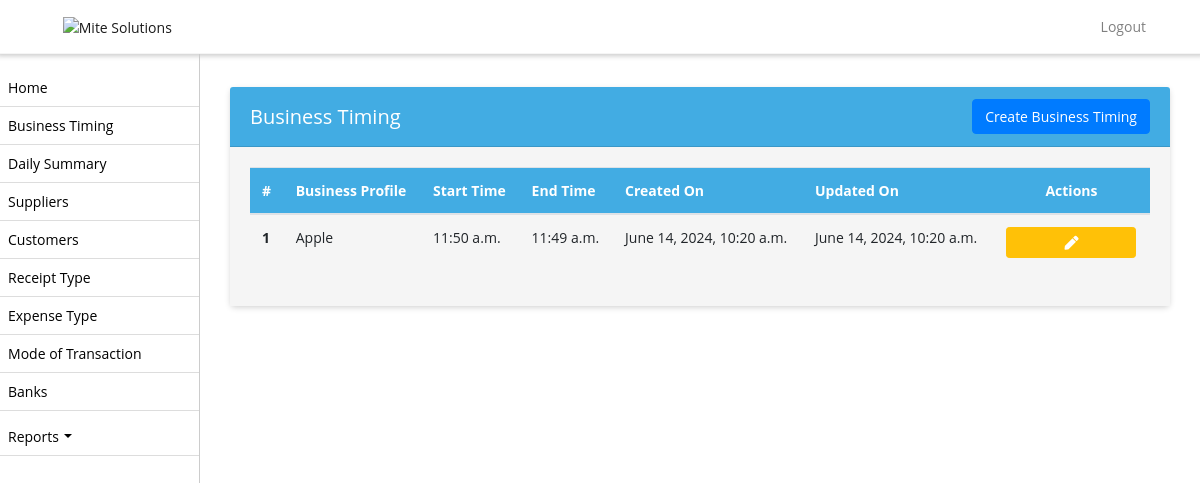
/business-timing-list/ (signed in), run on an earlier commit of the app's database.
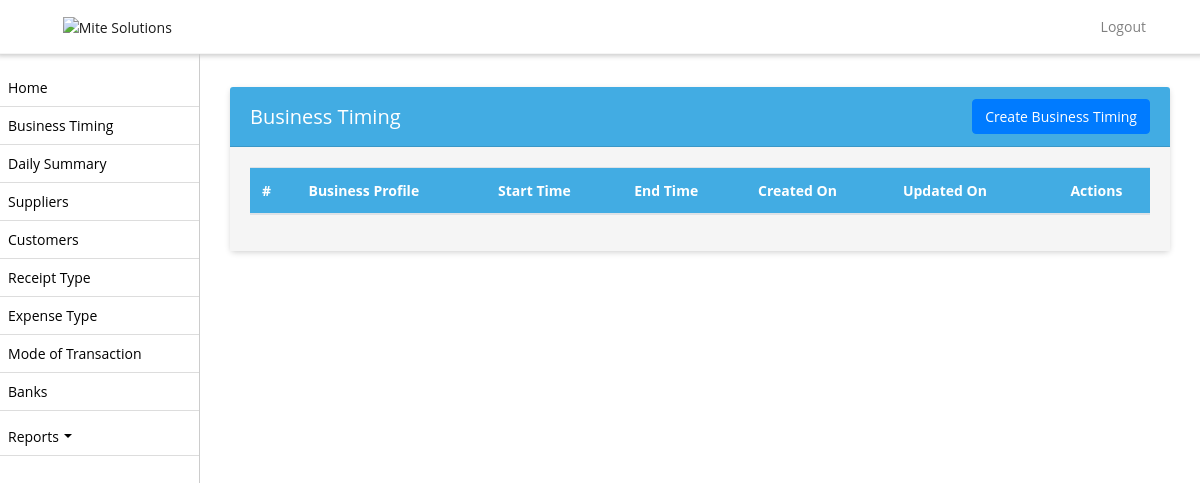
And on a later commit of the database.
### biztrackapp/models.py (models this page shows, shortened)
class BusinessTiming(models.Model):
    business_profile = models.ForeignKey(BusinessProfile,on_delete=models.CASCADE, null=True)
    business_start_time = models.TimeField(null=True, blank=True)
    business_end_time = models.TimeField(null=True, blank=True)
    created_on = models.DateTimeField(auto_now_add=True, null=True)
    updated_on = models.DateTimeField(auto_now=True, null=True)

class BusinessProfile(models.Model):
    name = models.CharField(max_length=64, blank=False, default=None, null=True)
    license_number = models.CharField(max_length=255)
    license_expiration = models.DateField(null=True)
    license_upload = models.FileField(upload_to='licenses')
    shop_phone_number = models.CharField(max_length=25)
    vat_percentage = models.DecimalField(max_digits=5, decimal_places=2)
    vat_number = models.CharField(max_length=255)
    vat_submission_date_1 = models.DateField(null=True)
    vat_submission_date_2 = models.DateField(null=True)
    vat_submission_date_3 = models.DateField(null=True)
    vat_certificate_upload = models.FileField(upload_to='vat_certificates')
    address = models.TextField()
    license_expiration_reminder_days = models.PositiveIntegerField(verbose_name='License Expiration Reminder (days)')
    vat_submission_date_reminder_days = models.PositiveIntegerField(null=True, verbose_name='VAT Submission Date Reminder (days)')
    employee_visa_expiration_reminder_days = models.PositiveIntegerField(null=True, verbose_name='Employee Visa Expiration Reminder (days)')
    employee_passport_expiration_reminder_days = models.PositiveIntegerField(null=True, verbose_name='Employee Passport Expiration Reminder (days)')
    opening_balance = models.CharField(max_length=255, null=True, default=None)
    created_on = models.DateTimeField(auto_now_add=True, null=True)

### biztrackapp/views.py (the view)
# urls.py: path('business-timing-list/', business_timing_list, name='business_timing_list'),
def business_timing_list(request):
    shop_admin = get_object_or_404(ShopAdmin, user=request.user)
    business_profile = get_object_or_404(BusinessProfile, name=shop_admin.shop.name)
    business_timings = BusinessTiming.objects.filter(business_profile=business_profile)
    return render(request, 'business_timing_list.html', {'business_timings': business_timings})

### biztrackapp/templates/business_timing_list.html (shortened to what this page needs)
{% extends 'base.html' %}
{% block content %}
<div class="container mt-3">
    <div class="card">
        <div class="card-header d-flex justify-content-between align-items-center">
            <h5 class="mb-0">Business Timing</h5>
            <a href="{% url 'create_business_timing' %}" class="btn btn-primary float-right">Create Business Timing</a>
        </div>
        <div class="card-body">
            <table class="table">
                <thead>
                    <tr>
                        <th>#</th>
                        <th>Business Profile</th>
                        <th>Start Time</th>
                        <th>End Time</th>
                        <th>Created On</th>
                        <th>Updated On</th>
                        <th class="text-center">Actions</th>
                    </tr>
                </thead>
                <tbody>
                    {% for business_timing in business_timings %}
                    <tr>
                        <th scope="row">{{ forloop.counter }}</th>
                        <td>{{ business_timing.business_profile.name }}</td>
                        <td>{{ business_timing.business_start_time }}</td>
                        <td>{{ business_timing.business_end_time }}</td>
                        <td>{{ business_timing.created_on }}</td>
                        <td>{{ business_timing.updated_on }}</td>
                        <td class="text-center">
                            <a href="{% url 'edit_business_timing' business_timing.id %}" class="btn btn-warning btn-sm"><i class="fas fa-pen text-white"></i></a>
                        </td>
                    </tr>
                    {% endfor %}
                </tbody>
            </table>
        </div>
    </div>
</div>
{% endblock %}

What changed in the data, as far as the page shows it:
removed BusinessTiming: business_profile.name "Apple", business_start_time "11:50 a.m.", business_end_time "11:49 a.m.", created_on "June 14, 2024, 10:20 a.m.", updated_on "June 14, 2024, 10:20 a.m."
